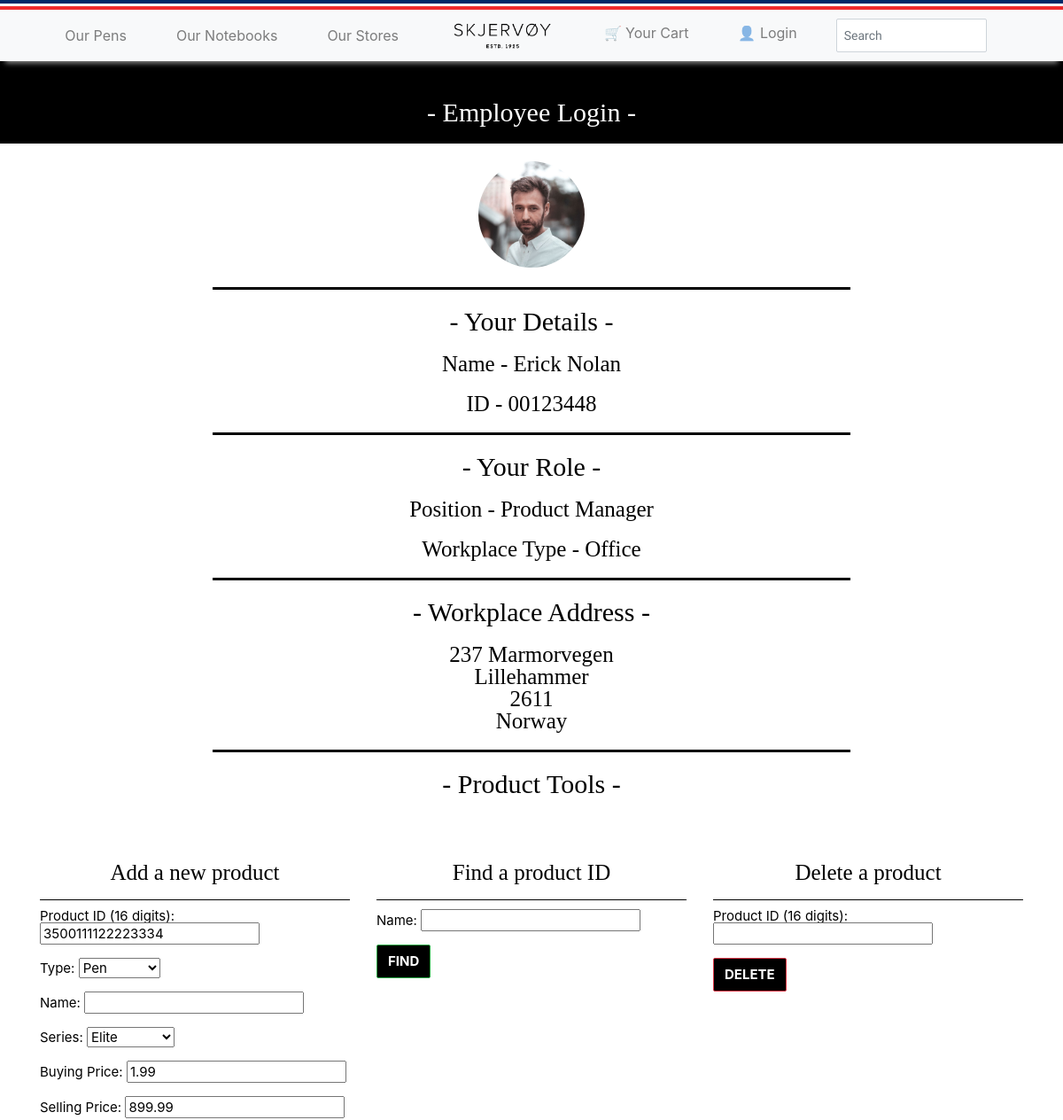
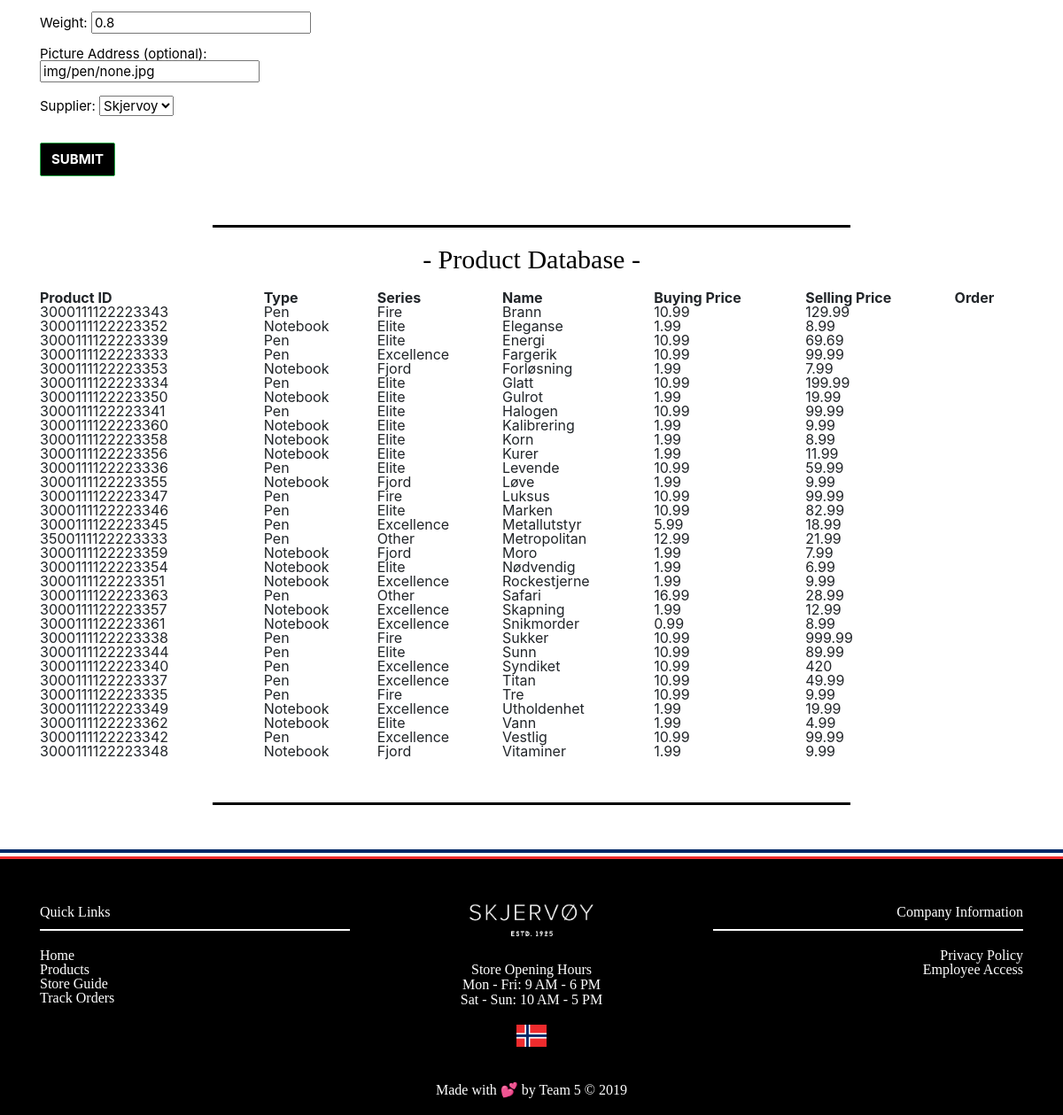
/product-manager-page.php (signed in), run on the app's committed database (2 pictures, top to bottom).
### tables this page shows
CREATE TABLE `Employees` (
  `Employee ID`  char(8) NOT NULL, 
  Name           varchar(255) NOT NULL, 
  Email          char(64) NOT NULL, 
  Password       char(64) NOT NULL, 
  Phone          char(14) NOT NULL, 
  Salary         real NOT NULL, 
  Role           varchar(255) NOT NULL, 
  `Bank Details` varchar(255) NOT NULL, 
  Picture        varchar(255), 
  Building       char(8) NOT NULL, 
  PRIMARY KEY (`Employee ID`)
  );

CREATE TABLE `Buildings` (
  `Building ID`  char(8) NOT NULL, 
  Type           varchar(16) NOT NULL, 
  `Phone Number` char(14), 
  Manager        char(8) NOT NULL, 
  Address        char(16) NOT NULL, 
  Revenue        real, 
  PRIMARY KEY (`Building ID`));

CREATE TABLE Addresses (
  `Address ID`             char(16) NOT NULL, 
  `First Line of Address`  char(255) NOT NULL, 
  `Second Line of Address` char(255), 
  Postcode                 char(9) NOT NULL, 
  City                     varchar(255) NOT NULL, 
  Country                  varchar(255) NOT NULL, 
  PRIMARY KEY (`Address ID`)
  );

CREATE TABLE `Products` (
  `Product ID`    char(16) NOT NULL, 
  Name            varchar(255) NOT NULL, 
  Type            varchar(64) NOT NULL, 
  `Buying Price`  real NOT NULL, 
  `Selling Price` real NOT NULL, 
  Weight          real NOT NULL, 
  Picture         varchar(255), 
  Supplier        varchar(255) NOT NULL, 
  Series          varchar(255) NOT NULL,
  PRIMARY KEY (`Product ID`));

### web/product-manager-page.php (the view, shortened to what this page needs)
<!DOCTYPE html>
<html>
<head>
  <link rel="stylesheet" href="fonts/icomoon/style.css">
  <link rel="stylesheet" href="css/bootstrap.min.css">
  <link rel="stylesheet" href="css/jquery-ui.css">
  <link rel="stylesheet" href="css/owl.carousel.min.css">
  <link rel="stylesheet" href="css/owl.theme.default.min.css">
  <link rel="stylesheet" href="css/owl.theme.default.min.css">
  <link rel="stylesheet" href="css/jquery.fancybox.min.css">
  <link rel="stylesheet" href="css/bootstrap-datepicker.css">
  <link rel="stylesheet" href="fonts/flaticon/font/flaticon.css">
  <link rel="stylesheet" href="css/aos.css">
  <link rel="stylesheet" href="css/style.css">
  <link rel="stylesheet" href="https://stackpath.bootstrapcdn.com/bootstrap/4.3.1/css/bootstrap.min.css">
  <link rel="stylesheet" type="text/css" href="style.css">
  <link rel="stylesheet" href="https://cdnjs.cloudflare.com/ajax/libs/font-awesome/4.7.0/css/font-awesome.min.css">
</head>
<body>
  <div class="rainbow_group">
    <div class="whitebar">
    </div>
    <div class="redbar">
    </div>
  </div>
  <nav class="navbar fixed-top navbar-expand-lg navbar-light bg-light">
    <div class="collapse navbar-collapse" id="navbarNav">
      <ul class="col-xs-4 navbar-nav mx-auto justify-content-center">
        <li class="nav-item"><a href="our-pens.php" class="nav-link">Our Pens</a></li>
        <li class="nav-item"><a href="our-notebooks.php" class="nav-link">Our Notebooks</a></li>
        <li class="nav-item"><a href="our-locations.php" class="nav-link">Our Stores</a></li>
      </ul>
    </div>
    <img class="col-xs-4 justify-content-center" src="resources/black_logo.png" alt="logo" height="10%" width="10%" data-toggle="null" data-target="null" onclick="window.location.href = 'index.php';">
    <div class="collapse navbar-collapse" id="navbarNav">
      <ul class="col-xs-4 navbar-nav mx-auto justify-content-center">
        <li class="nav-item"><a href="shopping-cart.php" class="nav-link">&#128722; Your Cart </a></li>
        <li class="nav-item"><a href="login.php" class="nav-link">&#x1F464; Login </a></li>
        <li>
          <form action="search.php" method="GET" class="form-inline">
            <input class="form-control form-control-sm ml-3 w-75" name="query" type="text" placeholder="Search" aria-label="Search">
          </form>
        </li>
      </ul>
    </div>
  </nav>
  <div class="black_box_desc_employee">
    <p class="center_box_heading_employee">
      <font face="javanese-text" ->- Employee Login -</font>
    </p>
  </div>
  <?php
  if (isset($_SESSION['varname2'])) {
    $id = $_SESSION['varname'];
    $role = $_SESSION['varname2'];
      ?> <script type="text/javascript">
      </script> <?php
                } else {
                  ?> <script type="text/javascript">
      window.location.href = "error.php";
    </script>
    <?php }
              $server = "silva.computing.dundee.ac.uk";
              $user = "19ac3u05";
              $pass = "abc123";
              $database = "19ac3d05";
              $mysql = new PDO("mysql:host=" . $server . ";dbname=" . $database, $user, $pass);
              $stmt = $mysql->prepare("SELECT * FROM Employees WHERE `Employee ID` = \"$id\"");
              $stmt->execute();
              while ($info = $stmt->fetch(PDO::FETCH_ASSOC)) {
                $name = $info['Name'];
                $role = $info['Role'];
                $id = $info['Employee ID'];
                $building = $info['Building'];
                $picture = $info['Picture'];
              }
              $stmt2 = $mysql->prepare("SELECT * FROM Buildings WHERE `Building Id` = \"$building\"");
              $stmt2->execute();
              while ($info2 = $stmt2->fetch(PDO::FETCH_ASSOC)) {
                $addressid = $info2['Address'];
                $type = $info2['Type'];
              }
              $stmt3 = $mysql->prepare("SELECT * FROM Addresses WHERE `Address Id` = \"$addressid\"");
              $stmt3->execute();
              while ($info3 = $stmt3->fetch(PDO::FETCH_ASSOC)) {
                $firstline = $info3['First Line of Address'];
                $secondline = $info3['Second Line of Address'];
                $postcode = $info3['Postcode'];
                $city = $info3['City'];
                $country = $info3['Country'];
              }
              ?>
  <div class="avatar-box">
    <img class="avatar" src="<?php echo $picture ?>" alt="Avatar">
  </div>
  <div class="black_box_desc_div">
  </div>
  <div class="box_desc_employee">
    <p class="center_box_desc_employee">
      <font face="javanese-text" ->- Your Details -</font>
    </p>
    <p class="center_box_text_employee">Name - <?php echo $name; ?></p>
    <p class="center_box_text_employee">ID - <?php echo $id; ?> </p>
  </div>
  <div class="black_box_desc_div">
  </div>
  <div class="box_desc_employee">
    <p class="center_box_desc_employee">
      <font face="javanese-text" ->- Your Role -</font>
    </p>
    <p class="center_box_text_employee">Position - <?php echo $role; ?> </p>
    <p class="center_box_text_employee">Workplace Type - <?php echo $type; ?></p>
    <div class="black_box_desc_div">
    </div>
    <div class="box_desc_employee">
      <p class="center_box_desc_employee">
        <font face="javanese-text" ->- Workplace Address -</font>
      </p>
      <p class="center_box_text_employee">
        <?php echo $firstline; ?>
        <?php
        if ($secondline == "") { } else { ?> <br> <?php
                                                    echo $secondline;
                                                  } ?><br>
        <?php echo $city; ?><br>
        <?php echo $postcode; ?><br>
        <?php echo $country; ?><br>
      </p>
    </div>
    <div class="black_box_desc_div">
    </div>
    <p class="center_box_desc_employee">
        <font face="javanese-text" ->- Product Tools -</font>
      </p>
    <div class="flex container">
      <div class="row">
        <div class="col-sm-4">
          <h1 class="center_form_heading">Add a new product
          </h1>
          <span class="center_form_span">
          </span>
          <?php
          $stmt = $mysql->prepare("SELECT MAX(`Product ID`) AS max_id FROM Products;");
          $stmt->execute();
          $row = $stmt->fetch(PDO::FETCH_ASSOC);
          $max_id = $row['max_id'];
          $new_id = number_format($max_id + 1, 0, "", "");
          ?>
          <div class="center_form_item">
            <form name="Add New Product" action="" method="post">
              Product ID (16 digits):
              <input type="text" name="product_id" value="<?php echo $new_id; ?>">
          </div>
          <div class="center_form_item">
            Type:
            <select name="type">
              <option value="Pen">Pen
              </option>
            </select>
          </div>
          <div class="center_form_item">
            Name:
            <input type="text" name="name">
          </div>
          <div class="center_form_item">
            Series:
            <select name="series">
              <option value="Elite">Elite
              </option>
            </select>
          </div>
          <div class="center_form_item">
            Buying Price:
            <input type="text" name="buying_price" value="1.99">
          </div>
          <div class="center_form_item">
            Selling Price:
            <input type="text" name="selling_price" value="899.99">
          </div>
          <div class="center_form_item">
            Weight:
            <input type="text" name="weight" value="0.8">
          </div>
          <div class="center_form_item">
            Picture Address (optional):
            <input type="text" name="picture" value="img/pen/none.jpg">
          </div>
          <div class="center_form_item">
            Supplier:
            <select name="supplier">
              <option value="Skjervoy">Skjervoy
              </option>
            </select>
          </div>
          <div class="center_form_item">
          </div>
          <div class="center_form_item">
            <input class="btn btn-success" type="submit" name="submit" value="Submit" />
            <br />
          </div>
        </div>
        <div class="col-sm-4">
          <div class="center_form_heading">
            <h1>Find a product ID
            </h1>
          </div>
          <span class="center_form_span">
          </span>
          <form name="Find a Product" action="" method="post">
            <div class="center_form_item">
              Name:
              <input type="text" name="name_find">
            </div>
            <div class="center_form_item">
              <input class="btn btn-success" type="submit" name="submit_find" value="Find" />
            </div>
          </form>
        </div>
        <div class="col-sm-4">
          <div class="center_form_heading">
            <h1>Delete a product
            </h1>
          </div>
          <span class="center_form_span">
          </span>
          <div class="center_form_item">
            <form name="Delete a Product" action="" method="post">
              Product ID (16 digits):
              <input type="text" name="product_id_del">
          </div>
          <div class="center_form_item">
            <input class="btn btn-danger" type="submit" name="submit_del" value="DELETE" />
          </div>
          <br />
          <?php
          try {
            $mysql = new PDO("mysql:host=" . $server . ";dbname=" . $database, $user, $pass);
            $mysql->setAttribute(PDO::ATTR_ERRMODE, PDO::ERRMODE_EXCEPTION);
          } catch (PDOException $e) {
            echo "Error deleting " . $name . ": " . $e->getMessage();
          }
          ?>
        </div>
      </div>
    </div>
    <div class="black_box_desc_div" style ="margin-top:50px;">
    </div>
    <div class="box_desc_employee">
      <p class="center_box_desc_employee">
        <font face="javanese-text" ->- Product Database -</font>
      </p>
      <div class="flex container">
      <table style="width:100%">
        <tr>
          <th>Product ID</th>
          <th>Type</th>
          <th>Series</th>
          <th>Name</th>
          <th>Buying Price</th>
          <th>Selling Price</th>
          <th>Order</th>
        </tr>
        <?php
        $stmt = $mysql->prepare("SELECT * FROM Products ORDER BY Name ASC");
        $stmt->execute();
        while ($prod = $stmt->fetch(PDO::FETCH_ASSOC)) {
          $productid = $prod['Product ID'];
          $productname = $prod['Name'];
          $producttype = $prod['Type'];
          $productseries = $prod['Series'];
          $buyingprice = $prod['Buying Price'];
          $sellingprice = $prod['Selling Price'];
          ?>
          <tr>
            <td><?php echo $productid; ?></td>
            <td><?php echo $producttype; ?></td>
            <td><?php echo $productseries; ?></td>
            <td><?php echo $productname; ?></td>
            <td><?php echo $buyingprice; ?></td>
            <td><?php echo $sellingprice; ?></td>
          </tr>
        <?php } ?>
      </table>
      </div>
      <div class="black_box_desc_div" style ="margin-bottom:50px;margin-top:50px;">
    </div>
      <div class="bluebar"></div>
      <div class="whitebar"></div>
      <div class="redbar"></div>
      <footer id="footer" class="footer-1">
        <div class="main-footer widgets-dark typo-light">
          <div class="container">
            <div class="row justify-content-center">
              <div class="col text-left">
                <div class="widget">
                  <h5 class="widget-title">
                    <font face="javanese-text">Quick Links</font><span></span>
                  </h5>
                  <ul class="thumbnail-widget">
                    <li>
                      <div class="thumb-content"><a href="#.">Home</a></div>
                    </li>
                    <li>
                      <div class="thumb-content"><a href="#.">Products</a></div>
                    </li>
                    <li>
                      <div class="thumb-content"><a href="#.">Store Guide</a></div>
                    </li>
                    <li>
                      <div class="thumb-content"><a href="#.">Track Orders</a></div>
                    </li>
                  </ul>
                </div>
              </div>
              <div class="col text-center">
                <p><img class="logo" src="resources/Skjervoy@3x.png" alt="Skjervoy logo white" height="50%" width="50%"><br>
                  <font face="kollektif">Store Opening Hours<br>
                    Mon - Fri: 9 AM - 6 PM<br>
                    Sat - Sun: 10 AM - 5 PM<br>
                  </font>
                </p>
                <img class="flag" src="resources/flag.png" alt="norsk flag" height=auto width=auto>
                <p>
                  <font face="kollektif">Made with &#128149 by Team 5 &copy <?php echo date("Y"); ?></font>
                </p>
              </div>
              <div class="col text-right">
                <div class="widget">
                  <h5 class="widget-title">
                    <font face="javanese-text">Company Information</font><span></span>
                  </h5>
                  <ul class="thumbnail-widget">
                    <li>
                      <div class="thumb-content"><a href="#.">Privacy Policy</a></div>
                    </li>
                    <li>
                      <div class="thumb-content"><a href="employee-access.php">Employee Access</a></div>
                    </li>
                  </ul>
                </div>
              </div>
            </div>
          </div>
        </div>
      </footer>
</body>
</html>

### data on the page
employees: Picture (picture), Name "Erick Nolan", Employee ID "00123448", Role "Product Manager"
buildings: Type "Office"
addresses: First Line of Address "237 Marmorvegen", City "Lillehammer", Postcode "2611", Country "Norway"
products: Product ID "3000111122223343", Type "Pen", Series "Fire", Name "Brann", Buying Price "10.99", Selling Price "129.99"
products: Product ID "3000111122223352", Type "Notebook", Series "Elite", Name "Eleganse", Buying Price "1.99", Selling Price "8.99"
products: Product ID "3000111122223339", Type "Pen", Series "Elite", Name "Energi", Buying Price "10.99", Selling Price "69.69"
products: Product ID "3000111122223333", Type "Pen", Series "Excellence", Name "Fargerik", Buying Price "10.99", Selling Price "99.99"
products: Product ID "3000111122223353", Type "Notebook", Series "Fjord", Name "Forløsning", Buying Price "1.99", Selling Price "7.99"
products: Product ID "3000111122223334", Type "Pen", Series "Elite", Name "Glatt", Buying Price "10.99", Selling Price "199.99"
products: Product ID "3000111122223350", Type "Notebook", Series "Elite", Name "Gulrot", Buying Price "1.99", Selling Price "19.99"
products: Product ID "3000111122223341", Type "Pen", Series "Elite", Name "Halogen", Buying Price "10.99", Selling Price "99.99"
products: Product ID "3000111122223360", Type "Notebook", Series "Elite", Name "Kalibrering", Buying Price "1.99", Selling Price "9.99"
products: Product ID "3000111122223358", Type "Notebook", Series "Elite", Name "Korn", Buying Price "1.99", Selling Price "8.99"
products: Product ID "3000111122223356", Type "Notebook", Series "Elite", Name "Kurer", Buying Price "1.99", Selling Price "11.99"
products: Product ID "3000111122223336", Type "Pen", Series "Elite", Name "Levende", Buying Price "10.99", Selling Price "59.99"
products: Product ID "3000111122223355", Type "Notebook", Series "Fjord", Name "Løve", Buying Price "1.99", Selling Price "9.99"
products: Product ID "3000111122223347", Type "Pen", Series "Fire", Name "Luksus", Buying Price "10.99", Selling Price "99.99"
products: Product ID "3000111122223346", Type "Pen", Series "Elite", Name "Marken", Buying Price "10.99", Selling Price "82.99"
products: Product ID "3000111122223345", Type "Pen", Series "Excellence", Name "Metallutstyr", Buying Price "5.99", Selling Price "18.99"
products: Product ID "3500111122223333", Type "Pen", Series "Other", Name "Metropolitan", Buying Price "12.99", Selling Price "21.99"
products: Product ID "3000111122223359", Type "Notebook", Series "Fjord", Name "Moro", Buying Price "1.99", Selling Price "7.99"
products: Product ID "3000111122223354", Type "Notebook", Series "Elite", Name "Nødvendig", Buying Price "1.99", Selling Price "6.99"
products: Product ID "3000111122223351", Type "Notebook", Series "Excellence", Name "Rockestjerne", Buying Price "1.99", Selling Price "9.99"
products: Product ID "3000111122223363", Type "Pen", Series "Other", Name "Safari", Buying Price "16.99", Selling Price "28.99"
products: Product ID "3000111122223357", Type "Notebook", Series "Excellence", Name "Skapning", Buying Price "1.99", Selling Price "12.99"
products: Product ID "3000111122223361", Type "Notebook", Series "Excellence", Name "Snikmorder", Buying Price "0.99", Selling Price "8.99"
products: Product ID "3000111122223338", Type "Pen", Series "Fire", Name "Sukker", Buying Price "10.99", Selling Price "999.99"
products: Product ID "3000111122223344", Type "Pen", Series "Elite", Name "Sunn", Buying Price "10.99", Selling Price "89.99"
products: Product ID "3000111122223340", Type "Pen", Series "Excellence", Name "Syndiket", Buying Price "10.99", Selling Price "420"
products: Product ID "3000111122223337", Type "Pen", Series "Excellence", Name "Titan", Buying Price "10.99", Selling Price "49.99"
products: Product ID "3000111122223335", Type "Pen", Series "Fire", Name "Tre", Buying Price "10.99", Selling Price "9.99"
products: Product ID "3000111122223349", Type "Notebook", Series "Excellence", Name "Utholdenhet", Buying Price "1.99", Selling Price "19.99"
products: Product ID "3000111122223362", Type "Notebook", Series "Elite", Name "Vann", Buying Price "1.99", Selling Price "4.99"
products: Product ID "3000111122223342", Type "Pen", Series "Excellence", Name "Vestlig", Buying Price "10.99", Selling Price "99.99"
products: Product ID "3000111122223348", Type "Notebook", Series "Fjord", Name "Vitaminer", Buying Price "1.99", Selling Price "9.99"
